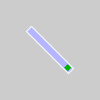
Frame 1 (no input)
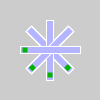
Frame 60 (the mouse pressed at the canvas centre just before this capture)
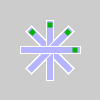
Frame 120 (the mouse held since frame 60 and released just before this capture)

The Processing sketch that drew these frames (run headless with seeded random() and noise(); from frame 60 on, the mouse is pressed at the canvas centre):

// Processing sketch: processing_18655
// ── processing_18655.pde

float a;

void setup() {
  //point(0,0);
  rectMode(CENTER);
  a=0;
  smooth();
}

void draw() {
  translate(width*.5,height*.5);
  a+=PI/4;
  rotate(a);
  point(0,0);
  
 // strokeWeight(2);
  //point(width*.5,0);
  stroke(255);
  fill(180,180,255);
  rect(0,0,width*.6,width*.07);
  fill(0,180,0);
  noStroke();
  rect(width*.25,0,width*.05,width*.05);  
  
}
